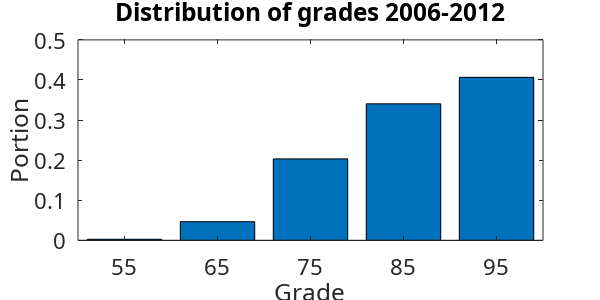

This figure's MATLAB source:
% plots distribution of grades in 526 from past 5 years
% data accessed from
% https://www.secure.pair.ubc.ca/reports/gradesdist_runreport.action 
clear 
close all
year = 2012:-1:2006;
instructor = {"Schrimpf","Schrimpf","Sakata", "Sakata", "Celik", "Inoue", "Inoue"};
N =   [56    65    65    36    54    ];
avg = [93.52 90.97 81.06 81.94 82.15 ];
sd =  [7.91  6.92  9.52  7.23  5.27  ];
binCenter = 5:10:95;
       % 5 15 25 35 45 55 65 75 85 95
count = [0  0  0  0  0  0  1 16 18 6; ...
         0  0  0  0  0  0  3  6 13 28;
         0  0  0  0  0  1  0  1  6 48; ...
	 0  0  0  0  0  0  1  4 15 44; ...
	 0  0  0  0  0  0  8 18 28 11; ...
	 0  0  0  0  0  0  3 11 16  5; ...
	 0  0  0  0  0  0  1 18 28  6;];

total = sum(count);
total = total/sum(total);
sakata = sum(count(1:2,:));
sakata = sakata/sum(sakata);
ci = sum(count(3:7,:));
ci = ci/sum(ci);
inc=total>0;
f = figure;
set (f,'papertype', '<custom>')
set (f,'paperunits','inches');
set (f,'papersize',[6 3])
set (f,'paperposition', [0,0,[6 3]])
%set (f,'defaultaxesposition', [0.1, 0.1, 0.9, 0.9])
set (f,'defaultaxesfontsize', 16)
set (f,'paperorientation','landscape')
h = bar(binCenter(inc)',[total(inc)']); %sakata(inc)' ci(inc)']);
colormap('bone');
ylabel('Portion');
xlabel('Grade');
%legend('2006-2012', ... % '2011-2012', '2006-2010', ... 
%       'fontname','Vera', 'location','northwest');
title('Distribution of grades 2006-2012');
set(gca(),'fontname','Vera');
set(gca(),'fontsize',16);
print('-depsc2','526gradeDist.eps');